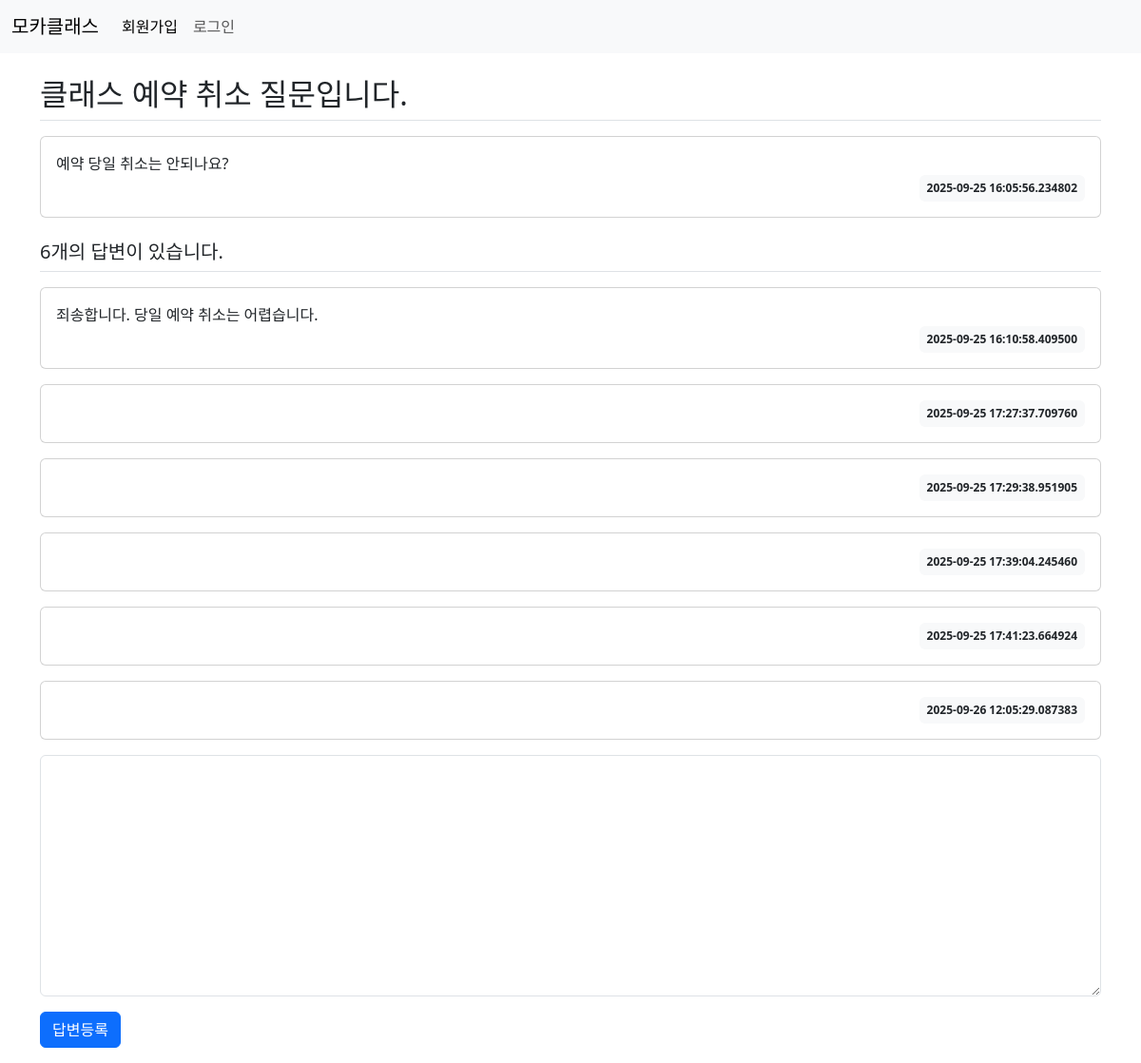
Screenshot of /question/detail/2/ with the database file from the repository.
### oneday/models.py (models this page shows)
class Question(db.Model):
    id = db.Column(db.Integer, primary_key=True)
    subject = db.Column(db.String(200), nullable=False)
    content = db.Column(db.Text(), nullable=False)
    create_date = db.Column(db.DateTime(), nullable=False)
    user_id = db.Column(db.Integer(), db.ForeignKey('user.id', ondelete='CASCADE'),
                        nullable=False)
    user=db.relationship('User', backref=db.backref('question_set'))

class Answer(db.Model):
    id = db.Column(db.Integer, primary_key=True)
    question_id = db.Column(db.Integer, db.ForeignKey('question.id', ondelete='CASCADE'))
    question = db.relationship(Question, backref=db.backref('answer_set'))
    content = db.Column(db.Text(), nullable=False)
    create_date = db.Column(db.DateTime(), nullable=False)

### oneday/views/question_views.py (the view)
@bp.route('/detail/<int:question_id>/')
def detail(question_id):
    question = Question.query.get_or_404(question_id)
    form = AnswerForm()  # 폼 생성
    return render_template(
        'question/question_detail.html',
        question=question,
        form=form
    )

### oneday/forms.py
class AnswerForm(FlaskForm):
    content = TextAreaField('내용', validators=[DataRequired('내용은 필수입력 항목입니다.')])

### oneday/templates/question/question_detail.html (shortened to what this page needs)
<link rel="stylesheet" href="https://cdn.jsdelivr.net/npm/bootstrap@5.3.6/dist/css/bootstrap.min.css">
{% extends 'base.html' %}
{% block content %}
<div class="container my-3">
    <h2 class="border-bottom py-2">{{ question.subject }}</h2>
    <div class="card my-3">
        <div class="card-body">
            <div class="card-text" style="white-space: pre-line;">{{ question.content }}</div>
            <div class="d-flex justify-content-end">
                <div class="badge bg-light text-dark p-2">
                    {{ question.create_date }}
                </div>
            </div>
        </div>
    </div>
    <h5 class="border-bottom my-3 py-2">{{ question.answer_set|length }}개의 답변이 있습니다.</h5>
    {% for answer in question.answer_set %}
    <div class="card my-3">
        <div class="card-body">
            <div class="card-text" style="white-space: pre-line;">{{ answer.content }}</div>
            <div class="d-flex justify-content-end">
                <div class="badge bg-light text-dark p-2">
                    {{ answer.create_date }}
                </div>
            </div>
        </div>
    </div>
    {% endfor %}
    <form action="{{ url_for('answer.create', question_id=question.id) }}" method="post" class="my-3">
        <div class="mb-3">
            <textarea name="content" id="content" class="form-control" rows="10"></textarea>
        </div>
        <input type="submit" value="답변등록" class="btn btn-primary">
    </form>
</div>
{% endblock %}

### oneday/templates/base.html (shortened to what this page needs)
<!DOCTYPE html>
<html lang="ko">
<head>
    <link rel="stylesheet" href="https://cdn.jsdelivr.net/npm/bootstrap@5.3.8/dist/css/bootstrap.min.css">
    <link rel="stylesheet" href="{{ url_for('static', filename='style.css') }}">
</head>
<body>
{% include 'navbar.html' %}
{% block content %}
{% endblock %}
</body>
</html>

### oneday/templates/navbar.html (shortened to what this page needs)
<nav class="navbar navbar-expand-sm bg-body-tertiary">
    <div class="container-fluid">
        <a class="navbar-brand" href="{{ url_for('main.index') }}">모카클래스</a>
        <div class="collapse navbar-collapse" id="navbarNav">
            <ul class="navbar-nav">
                <li class="nav-item">
                    <a class="nav-link active" aria-current="page" href="#">회원가입</a>
                </li>
                <li class="nav-item">
                    <a class="nav-link" href="#">로그인</a>
                </li>
            </ul>
        </div>
    </div>
</nav>

### oneday/static/style.css (style rules this page uses)
textarea { width: 100%; }

### rows the page displays
Question: subject "클래스 예약 취소 질문입니다.", content "예약 당일 취소는 안되나요?", create_date "2025-09-25 16:05:56.234802"
Answer: content "죄송합니다. 당일 예약 취소는 어렵습니다.", create_date "2025-09-25 16:10:58.409500"
Answer: create_date "2025-09-25 17:27:37.709760"
Answer: create_date "2025-09-25 17:29:38.951905"
Answer: create_date "2025-09-25 17:39:04.245460"
Answer: create_date "2025-09-25 17:41:23.664924"
Answer: create_date "2025-09-26 12:05:29.087383"

### other values shown
{{ question.answer_set|length }} "6"
